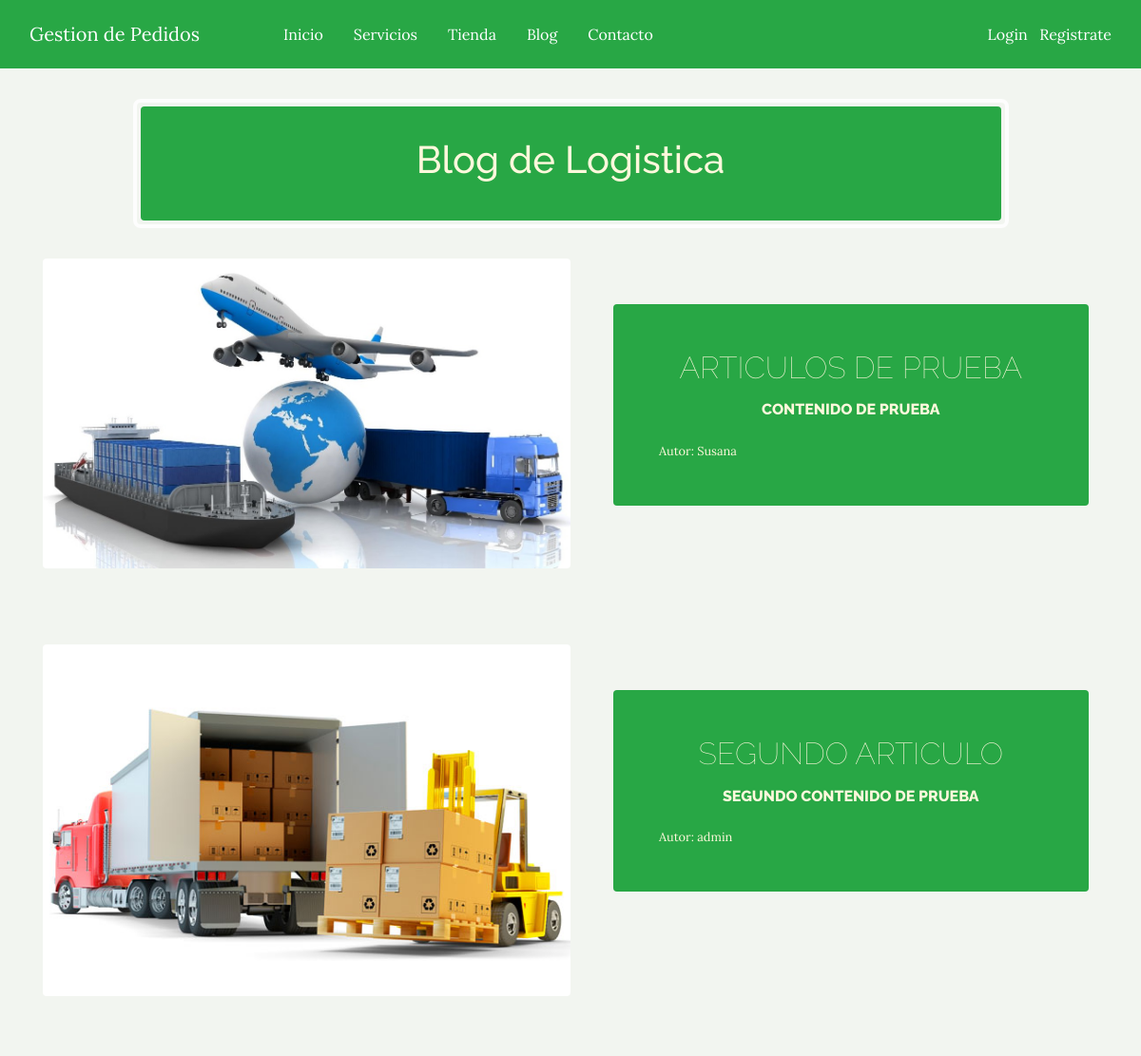
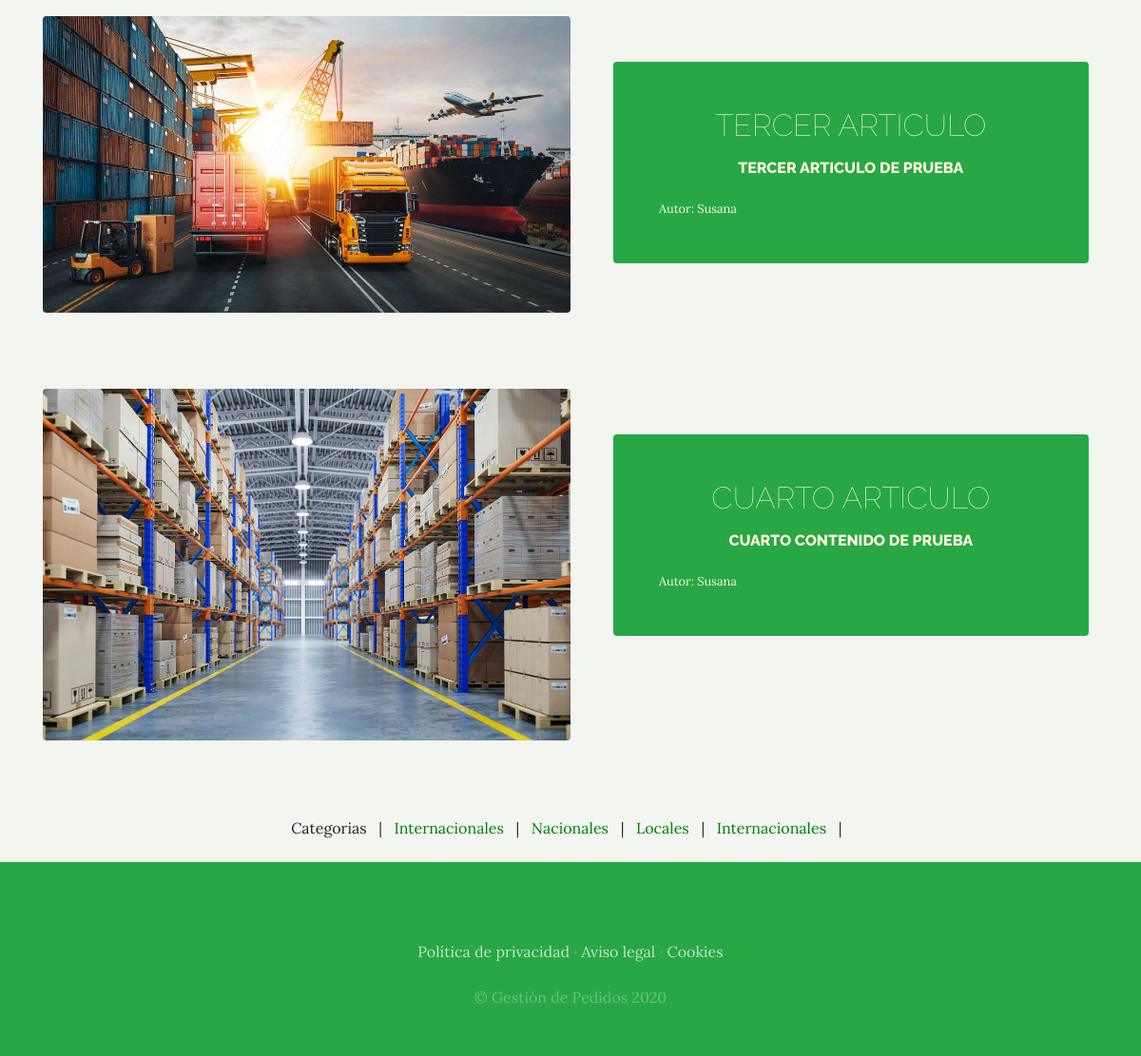
Screenshot of /blog/ with the database file from the repository (2 pictures, top to bottom).
### blog/models.py (models this page shows, shortened)
class Post(models.Model):
    titulo = models.CharField(max_length=50)
    contenido = models.CharField(max_length=50)
    imagen = models.ImageField(upload_to='blog', null=True, blank=True)
    autor = models.ForeignKey(User, on_delete=models.CASCADE)
    categorias = models.ManyToManyField(Categoria)
    created = models.DateTimeField(auto_now_add=True)
    updated = models.DateTimeField(auto_now_add=True)
    class Meta:
        verbose_name = 'post'
        verbose_name_plural = 'posts'

class Categoria(models.Model):
    nombre = models.CharField(max_length=50)
    created = models.DateTimeField(auto_now_add=True)
    updated = models.DateTimeField(auto_now_add=True)
    class Meta:
        verbose_name = 'categoria'
        verbose_name_plural = 'categorias'

### blog/views.py (the view)
# urls.py: path('', views.blog, name="blog"),
def blog(request):
    posts = Post.objects.all()
    return render(request, "blog/blog.html", {
        'posts': posts
    })

### carro/context_processor.py (called while the page is built)
def importe_total_carro(request):
    total = 0
    if request.user.is_authenticated:
        for key, value in request.session["carro"].items():
            total += float(value["precio"]) * value["cantidad"]
    else:
        total = "Inicia Sesion o Registrate"
    return {"importe_total_carro": total}

### blog/templates/blog/blog.html
{% extends 'WebApp/base.html' %}
{% load static %}
{% block content %}
  <section class="page-section cta">
    <div class="container">
      <div class="row">
        <div class="col-xl-9 mx-auto">
          <div class="cta-inner text-center rounded bg-success">
            <h1>
                Blog de Logistica
            </h1>
          </div>
        </div>
      </div>
    </div>
  </section>
  {% for post in posts %}
  <section class="page-section clearfix">
    <div class="container">
      <div class="intro">
        <img class="intro-img img-fluid mb-3 mb-lg-0 rounded" src="{{ post.imagen.url }}" alt="" style="width: 50%;">
        <div class="intro-text left-0 text-center bg-success p-5 rounded">
          <h2 class="section-heading mb-4" >
            <span class="section-heading-lower">{{ post.titulo }}</span>
            <span class="section-heading-upper">{{ post.contenido }}</span>
          </h2>
        <div style="text-align: left; font-size: 0.8rem;">
          Autor: {{ post.autor }}
        </div>
        </div>
      </div>
    </div>
  </section>
  {% endfor %}
  <section>
    <div class="text-center mb-4">
      Categorias  &nbsp; | &nbsp;
      {% for post in posts %}
        {% for categoria in post.categorias.all %}
          <a href="{% url 'categoria' categoria.id %}" style="color: green;">{{ categoria.nombre }}</a>   &nbsp; | &nbsp;
        {% endfor %}
      {% endfor %}
    </div>
  </section>
    {% endblock %}

### WebApp/templates/WebApp/base.html (shortened to what this page needs)
<html>
<head>
    {% load static %}
    <link href="{% static 'WebApp/vendor/bootstrap/css/bootstrap.min.css' %}" rel="stylesheet">
    <link href="{% static 'WebApp/css/gestion.css' %}" rel="stylesheet">
</head>
<body>
 <nav class="navbar navbar-expand-lg navbar-success bg-success">
    <div class="container-fluid">
      <a class="navbar-brand" href="/">Gestion de Pedidos</a>
      <div class="collapse navbar-collapse" id="navbarNavAltMarkup">
        <div class="navbar-nav">
          <a class="nav-link active" aria-current="page" href="/">Inicio</a>
          <a class="nav-link" href="{% url 'servicios' %}">Servicios</a>
          <a class="nav-link" href="{% url 'tienda' %}">Tienda</a>
          <a class="nav-link" href="{% url 'blog' %}">Blog</a>
          <a class="nav-link" href="{% url 'contacto' %}">Contacto</a>
        </div>
      </div>
      <div class="d-flex">
        {% if user.is_authenticated %}
            Hola {{ user.username }} &nbsp; &nbsp; <a href="{% url 'cerrar_sesion' %}">Cerrar Sesion</a>
        {% else %}
            <a href="{% url 'login' %}">Login</a> &nbsp; &nbsp; <a href="{% url 'autentificacion' %}">Registrate</a>
        {% endif %}
      </div>
    </div>
 </nav>
  {% block content %}
  {% endblock%}
    <footer class="footer text-faded text-center py-5 bg-success">
      <div class="container">
        <p class="m-0 mbt">
        	<a href="sample.html" class="link">Política de privacidad</a> ·
        	<a href="sample.html" class="link">Aviso legal</a> ·
        	<a href="sample.html" class="link">Cookies</a>
		</p>
        <p class="m-0 mbt1">&copy; Gestión de Pedidos 2020</p>
      </div>
	</footer>
</body>
</html>

### WebApp/static/WebApp/css/gestion.css (style rules this page uses)
body { font-family: 'Lora'; background: rgba(242 245 240); background-attachment: fixed; background-position: center; background-size: cover; }
h1, h2, h3, h4, h5, h6 { font-family: 'Raleway'; }
p { line-height: 1.75; }
.text-faded { color: rgba(255, 255, 255, 0.3); }
.page-section { margin-top: 5rem; margin-bottom: 5rem; }
.section-heading { text-transform: uppercase; }
.section-heading .section-heading-upper { display: block; font-size: 1rem; font-weight: 800; padding-bottom: 0rem; margin-top: 15px; }
.section-heading .section-heading-lower { display: block; font-size: 2rem; font-weight: 100; }
.container-fluid, a:hover { color: whitesmoke; }
.container-fluid, ul, li, a { color: white; }
.cta { padding-top: 0rem !important; padding-bottom: 0rem !important; }
.cta .cta-inner { margin: -2.5rem !important; padding: 2rem !important; }
div#navbarNavAltMarkup { margin-left: 3rem; }
.nav-link { padding: 1rem 1rem; margin-left: 1rem; }
.intro { position: relative; }
@media (min-width: 992px) { .intro .intro-img { width: 75%; float: left; } }
@media (min-width: 992px) { .intro .intro-text { left: 600; width: 60%; margin-top: 3rem; background-color: rgba(24, 64, 8); color: cornsilk; position: absolute; } }
@media (min-width: 1200px) { .intro .intro-text { width: 45%; } }
.cta { padding-top: 5rem; padding-bottom: 5rem; background-color: rgb(242, 245, 240); }
.cta .cta-inner { position: relative; padding: 3rem; margin: 0.5rem; background-color: rgba(24, 64, 8); color: cornsilk; }
.cta .cta-inner:before { border-radius: 0.5rem; content: ''; position: absolute; top: -0.5rem; bottom: -0.5rem; left: -0.5rem; right: -0.5rem; border: 0.25rem solid rgba(255, 255, 255, 0.85); }
.footer { background-color: rgba(24, 64, 8, 0.8); }
.mbt { padding-top: 2rem; }
.mbt1 { padding-top: 1.25rem; }
a.link { color: rgba(255, 255, 255, 0.7); }

### rows the page displays
Post: imagen (picture), titulo "ARTICULOS DE PRUEBA", contenido "CONTENIDO DE PRUEBA", autor "Susana"
Post: imagen (picture), titulo "SEGUNDO ARTICULO", contenido "SEGUNDO CONTENIDO DE PRUEBA", autor "admin"
Post: imagen (picture), titulo "TERCER ARTICULO", contenido "TERCER ARTICULO DE PRUEBA", autor "Susana"
Post: imagen (picture), titulo "CUARTO ARTICULO", contenido "CUARTO CONTENIDO DE PRUEBA", autor "Susana"
Categoria: nombre "Internacionales"
Categoria: nombre "Nacionales"
Categoria: nombre "Locales"
